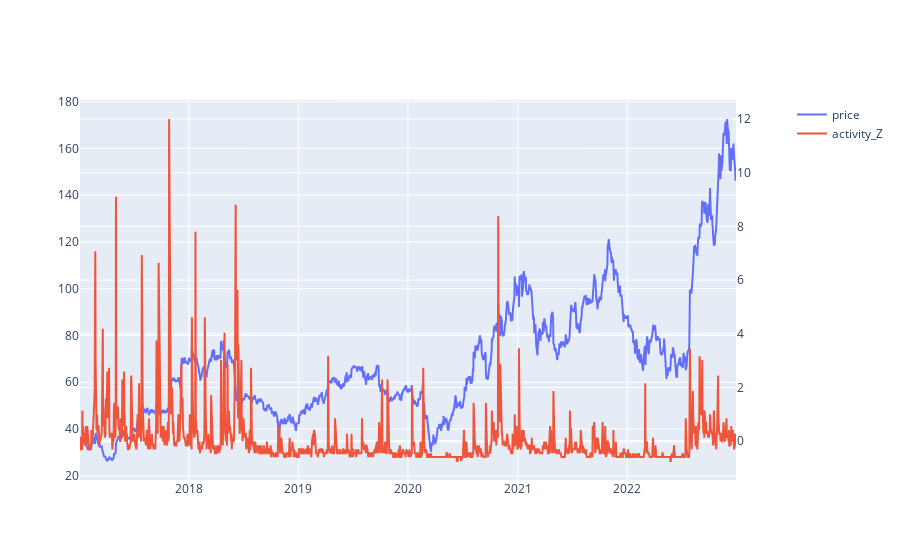

Notebook cell for this chart:
### Code cell
stock = combined[combined['ticker'] == 'FSLR'].copy()
stock = stock.sort_values(by='date')

# Create figure with secondary y-axis
fig = make_subplots(specs=[[{"secondary_y": True}]])

fig.add_trace(
    go.Scatter(x=stock['date'], y=stock['closeadj'], name="price"),
    secondary_y=False,
)

# fig.add_trace(
#     go.Scatter(x=stock['date'], y=stock['sentiment_Z'], name="sentiment_Z"),
#     secondary_y=True,
# )

fig.add_trace(
    go.Scatter(x=stock['date'], y=stock['activity_Z'], name="activity_Z"),
    secondary_y=True,
)
fig.show()

### Figure 1 — Plotly figure (JSON) as saved in the notebook; plotly's stock layout.template omitted (floating-point values rounded to 4 significant figures; data arrays with more than 128 entries replaced by an {"elided": "..."} marker saying what was removed)
{"data": [{"name": "price", "type": "scatter", "x": {"elided": "1510 str values"}, "xaxis": "x", "y": {"elided": "1510 float values"}, "yaxis": "y"}, {"name": "activity_Z", "type": "scatter", "x": {"elided": "1510 str values"}, "xaxis": "x", "y": {"elided": "1510 float values"}, "yaxis": "y2"}], "layout": {"xaxis": {"anchor": "y", "domain": [0, 0.94]}, "yaxis": {"anchor": "x", "domain": [0, 1]}, "yaxis2": {"anchor": "x", "overlaying": "y", "side": "right"}}}
